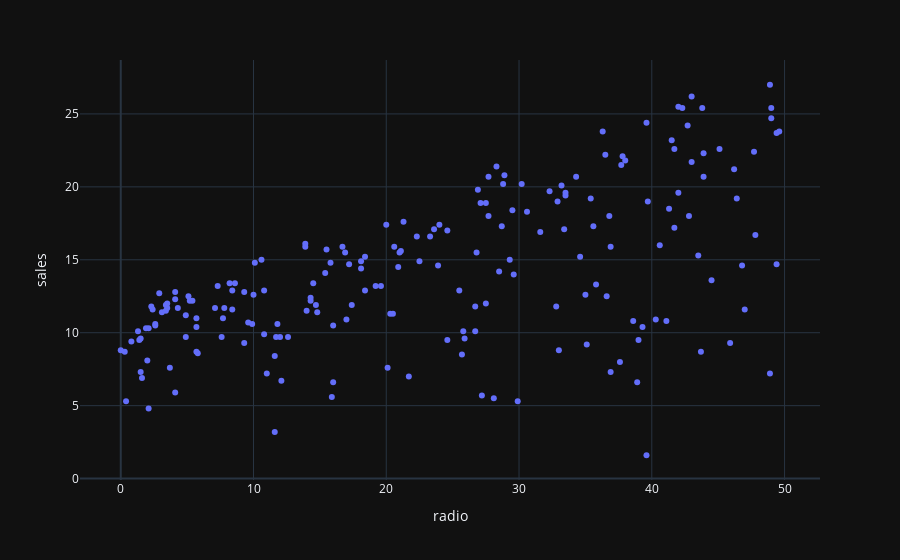

The notebook cell this image was saved under:
### Code cell
fig = px.scatter(df, y="sales", x="radio")
fig.show()

### Figure 1 — Plotly figure (JSON) as saved in the notebook; plotly's stock layout.template omitted (floating-point values rounded to 4 significant figures; data arrays with more than 128 entries replaced by an {"elided": "..."} marker saying what was removed)
{"data": [{"hovertemplate": "radio=%{x}<br>sales=%{y}<extra></extra>", "legendgroup": "", "marker": {"color": "#636efa", "symbol": "circle"}, "mode": "markers", "name": "", "orientation": "v", "showlegend": false, "x": {"elided": "200 float values"}, "xaxis": "x", "y": {"elided": "200 float values"}, "yaxis": "y", "type": "scatter"}], "layout": {"xaxis": {"anchor": "y", "domain": [0.0, 1.0], "title": {"text": "radio"}}, "yaxis": {"anchor": "x", "domain": [0.0, 1.0], "title": {"text": "sales"}}, "legend": {"tracegroupgap": 0}, "margin": {"t": 60}}}
